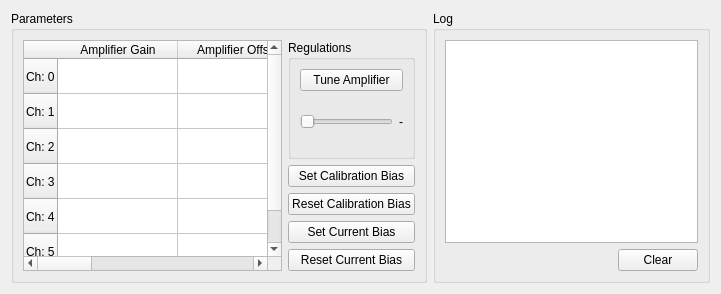
     <widget class="QWidget" name="widget2" native="true">
      <property name="minimumSize">
       <size>
        <width>0</width>
        <height>290</height>
       </size>
      </property>
      <layout class="QHBoxLayout" name="horizontalLayout_11" stretch="60,40">
       <item>
        <widget class="QGroupBox" name="groupBox_2">
         <property name="title">
          <string>Parameters</string>
         </property>
         <layout class="QHBoxLayout" name="horizontalLayout_6" stretch="90,10">
          <item>
           <widget class="QTableWidget" name="tableParamters">
            <property name="minimumSize">
             <size>
              <width>0</width>
              <height>231</height>
             </size>
            </property>
            <property name="maximumSize">
             <size>
              <width>16777215</width>
              <height>231</height>
             </size>
            </property>
            <property name="toolTip">
             <string>&lt;html&gt;&lt;head/&gt;&lt;body&gt;&lt;p&gt;Here are some parameters. They all are stored inside the EEPROM of STRAIN apart from Curr Bias. &lt;/p&gt;&lt;p&gt;The amplifier gain and offset are applied to the SG values in the analog frontend before ADC acquisition. The gain is in floating point and the offset is in range [0, +64K). The used formula is:&lt;/p&gt;&lt;p&gt;&lt;span style=&quot; text-decoration: overline;&quot;&gt;ADC&lt;/span&gt; = &lt;span style=&quot; text-decoration: overline;&quot;&gt;gain &lt;/span&gt;&lt;a name=&quot;MathJax-Element-18-Frame&quot;/&gt;&lt;span style=&quot; font-family:'STIXGeneral';&quot;&gt;⊙&lt;/span&gt; ( &lt;span style=&quot; text-decoration: overline;&quot;&gt;straingauge&lt;/span&gt; ) + &lt;span style=&quot; text-decoration: overline;&quot;&gt;offset&lt;/span&gt;, where &lt;a name=&quot;MathJax-Element-18-Frame&quot;/&gt;&lt;span style=&quot; font-family:'STIXGeneral';&quot;&gt;⊙&lt;/span&gt; is the element-wise vector multiplication&lt;/p&gt;&lt;p&gt;The calibration bias and the current bias are terms applied in the digital domain to transform the acquired ADC value according to the formula:&lt;/p&gt;&lt;p&gt;&lt;span style=&quot; text-decoration: overline;&quot;&gt;FT&lt;/span&gt; = &lt;span style=&quot; font-weight:600;&quot;&gt;M&lt;/span&gt; * ( &lt;span style=&quot; text-decoration: overline;&quot;&gt;ADC &lt;/span&gt;+ &lt;span style=&quot; text-decoration: overline;&quot;&gt;calibrationBias&lt;/span&gt; ) + &lt;span style=&quot; text-decoration: overline;&quot;&gt;currentBias&lt;/span&gt;&lt;/p&gt;&lt;p&gt;&lt;span style=&quot; font-weight:600;&quot;&gt;Note&lt;/span&gt;. The Calib Bias as stored inside the calibration file is shown inside ()&lt;/p&gt;&lt;/body&gt;&lt;/html&gt;</string>
            </property>
            <attribute name="horizontalHeaderDefaultSectionSize">
             <number>120</number>
            </attribute>
            <attribute name="horizontalHeaderStretchLastSection">
             <bool>true</bool>
            </attribute>
            <attribute name="verticalHeaderDefaultSectionSize">
             <number>35</number>
            </attribute>
            <attribute name="verticalHeaderMinimumSectionSize">
             <number>35</number>
            </attribute>
            <row>
             <property name="text">
              <string>Ch: 0</string>
             </property>
            </row>
            <row>
             <property name="text">
              <string>Ch: 1</string>
             </property>
            </row>
            <row>
             <property name="text">
              <string>Ch: 2</string>
             </property>
            </row>
            <row>
             <property name="text">
              <string>Ch: 3</string>
             </property>
            </row>
            <row>
             <property name="text">
              <string>Ch: 4</string>
             </property>
            </row>
            <row>
             <property name="text">
              <string>Ch: 5</string>
             </property>
            </row>
            <column>
             <property name="text">
              <string>Amplifier Gain</string>
             </property>
            </column>
            <column>
             <property name="text">
              <string>Amplifier Offset</string>
             </property>
            </column>
            <column>
             <property name="text">
              <string>Calib Bias</string>
             </property>
            </column>
            <column>
             <property name="text">
              <string>Curr Bias</string>
             </property>
            </column>
           </widget>
          </item>
          <item>
           <layout class="QVBoxLayout" name="verticalLayout_3">
            <item>
             <widget class="QGroupBox" name="groupBox_3">
              <property name="title">
               <string>Regulations</string>
              </property>
              <layout class="QVBoxLayout" name="verticalLayout_2">
               <item>
                <widget class="QPushButton" name="btnAutoAdjust">
                 <property name="toolTip">
                  <string>&lt;html&gt;&lt;head/&gt;&lt;body&gt;&lt;p&gt;This regulation operates on the amplifiers in teh analog front-end.&lt;/p&gt;&lt;p&gt;It sets the gain of the amplifiers to pre-defined values and then it sets the offsets so that ADC readings are equal to the target value in the slider below. &lt;/p&gt;&lt;p&gt;&lt;br/&gt;&lt;/p&gt;&lt;/body&gt;&lt;/html&gt;</string>
                 </property>
                 <property name="text">
                  <string>Tune Amplifier</string>
                 </property>
                </widget>
               </item>
               <item>
                <layout class="QHBoxLayout" name="horizontalLayout_9">
                 <item>
                  <widget class="QSlider" name="slider_zero">
                   <property name="toolTip">
                    <string>&lt;html&gt;&lt;head/&gt;&lt;body&gt;&lt;p&gt;Target value of ADC reading. &lt;/p&gt;&lt;p&gt;&lt;span style=&quot; font-weight:600;&quot;&gt;Beware&lt;/span&gt;: it is in range [0, +64K)&lt;/p&gt;&lt;/body&gt;&lt;/html&gt;</string>
                   </property>
                   <property name="orientation">
                    <enum>Qt::Horizontal</enum>
                   </property>
                  </widget>
                 </item>
                 <item>
                  <widget class="QLabel" name="zeroLbl">
                   <property name="text">
                    <string>-</string>
                   </property>
                  </widget>
                 </item>
                </layout>
               </item>
              </layout>
             </widget>
            </item>
            <item>
             <widget class="QPushButton" name="btnSetCalibBias">
              <property name="toolTip">
               <string>&lt;html&gt;&lt;head/&gt;&lt;body&gt;&lt;p&gt;This regulation operates in the digital domain after ADC acquisition.&lt;/p&gt;&lt;p&gt;It sets the &lt;span style=&quot; text-decoration: overline;&quot;&gt;calibrationBias&lt;/span&gt; value equal to negative of &lt;span style=&quot; text-decoration: overline;&quot;&gt;ADC&lt;/span&gt;, so that the value multiplied with the matrix &lt;span style=&quot; font-weight:600;&quot;&gt;M&lt;/span&gt; is zero. &lt;/p&gt;&lt;p&gt;Here is the formula: &lt;/p&gt;&lt;p&gt;&lt;span style=&quot; text-decoration: overline;&quot;&gt;FT&lt;/span&gt; = &lt;span style=&quot; font-weight:600;&quot;&gt;M&lt;/span&gt; * ( &lt;span style=&quot; text-decoration: overline;&quot;&gt;ADC &lt;/span&gt;+ &lt;span style=&quot; text-decoration: overline;&quot;&gt;calibrationBias&lt;/span&gt; ) + &lt;span style=&quot; text-decoration: overline;&quot;&gt;currentBias&lt;/span&gt;&lt;/p&gt;&lt;/body&gt;&lt;/html&gt;</string>
              </property>
              <property name="text">
               <string>Set Calibration Bias</string>
              </property>
             </widget>
            </item>
            <item>
             <widget class="QPushButton" name="btnResetCalibBias">
              <property name="toolTip">
               <string>&lt;html&gt;&lt;head/&gt;&lt;body&gt;&lt;p&gt;This regulation operates in the digital domain after ADC acquisition.&lt;/p&gt;&lt;p&gt;It forces the &lt;span style=&quot; text-decoration: overline;&quot;&gt;calibrationBias&lt;/span&gt; value equal to zero. &lt;/p&gt;&lt;p&gt;Here is the formula: &lt;/p&gt;&lt;p&gt;&lt;span style=&quot; text-decoration: overline;&quot;&gt;FT&lt;/span&gt; = &lt;span style=&quot; font-weight:600;&quot;&gt;M&lt;/span&gt; * ( &lt;span style=&quot; text-decoration: overline;&quot;&gt;ADC &lt;/span&gt;+ &lt;span style=&quot; text-decoration: overline;&quot;&gt;calibrationBias&lt;/span&gt; ) + &lt;span style=&quot; text-decoration: overline;&quot;&gt;currentBias&lt;/span&gt;&lt;/p&gt;&lt;/body&gt;&lt;/html&gt;</string>
              </property>
              <property name="text">
               <string>Reset Calibration Bias</string>
              </property>
             </widget>
            </item>
            <item>
             <widget class="QPushButton" name="btnSetCurrBias">
              <property name="toolTip">
               <string>&lt;html&gt;&lt;head/&gt;&lt;body&gt;&lt;p&gt;This regulation operates in the digital domain after ADC acquisition.&lt;/p&gt;&lt;p&gt;It sets the &lt;span style=&quot; text-decoration: overline;&quot;&gt;currentBias&lt;/span&gt; so that &lt;span style=&quot; text-decoration: overline;&quot;&gt;valueFT&lt;/span&gt; is all zero.  &lt;/p&gt;&lt;p&gt;Here is the formula: &lt;/p&gt;&lt;p&gt;&lt;span style=&quot; text-decoration: overline;&quot;&gt;FT&lt;/span&gt; = &lt;span style=&quot; font-weight:600;&quot;&gt;M&lt;/span&gt; * ( &lt;span style=&quot; text-decoration: overline;&quot;&gt;ADC &lt;/span&gt;+ &lt;span style=&quot; text-decoration: overline;&quot;&gt;calibrationBias&lt;/span&gt; ) + &lt;span style=&quot; text-decoration: overline;&quot;&gt;currentBias&lt;/span&gt;&lt;/p&gt;&lt;p&gt;&lt;span style=&quot; font-weight:600;&quot;&gt;Important&lt;/span&gt;: these values are not stored in EEPROM&lt;/p&gt;&lt;/body&gt;&lt;/html&gt;</string>
              </property>
              <property name="text">
               <string>Set Current Bias</string>
              </property>
             </widget>
            </item>
            <item>
             <widget class="QPushButton" name="btnResetCurrBias">
              <property name="toolTip">
               <string>&lt;html&gt;&lt;head/&gt;&lt;body&gt;&lt;p&gt;This regulation operates in the digital domain after ADC acquisition.&lt;/p&gt;&lt;p&gt;It forces the &lt;span style=&quot; text-decoration: overline;&quot;&gt;currentBias&lt;/span&gt; value equal to zero. &lt;/p&gt;&lt;p&gt;Here is the formula: &lt;/p&gt;&lt;p&gt;&lt;span style=&quot; text-decoration: overline;&quot;&gt;FT&lt;/span&gt; = &lt;span style=&quot; font-weight:600;&quot;&gt;M&lt;/span&gt; * ( &lt;span style=&quot; text-decoration: overline;&quot;&gt;ADC &lt;/span&gt;+ &lt;span style=&quot; text-decoration: overline;&quot;&gt;calibrationBias&lt;/span&gt; ) + &lt;span style=&quot; text-decoration: overline;&quot;&gt;currentBias&lt;/span&gt;&lt;/p&gt;&lt;p&gt;&lt;span style=&quot; font-weight:600;&quot;&gt;Important&lt;/span&gt;: these values are not stored in EEPROM&lt;/p&gt;&lt;/body&gt;&lt;/html&gt;</string>
              </property>
              <property name="text">
               <string>Reset Current Bias</string>
              </property>
             </widget>
            </item>
           </layout>
          </item>
         </layout>
        </widget>
       </item>
       <item>
        <widget class="QGroupBox" name="groupBox_5">
         <property name="title">
          <string>Log</string>
         </property>
         <layout class="QVBoxLayout" name="verticalLayout_4">
          <item>
           <widget class="QPlainTextEdit" name="logText"/>
          </item>
          <item>
           <layout class="QHBoxLayout" name="horizontalLayout_7">
            <item>
             <spacer name="horizontalSpacer_5">
              <property name="orientation">
               <enum>Qt::Horizontal</enum>
              </property>
              <property name="sizeHint" stdset="0">
               <size>
                <width>40</width>
                <height>20</height>
               </size>
              </property>
             </spacer>
            </item>
            <item>
             <widget class="QPushButton" name="btnClearLog">
              <property name="text">
               <string>Clear</string>
              </property>
             </widget>
            </item>
           </layout>
          </item>
         </layout>
        </widget>
       </item>
      </layout>
     </widget>
